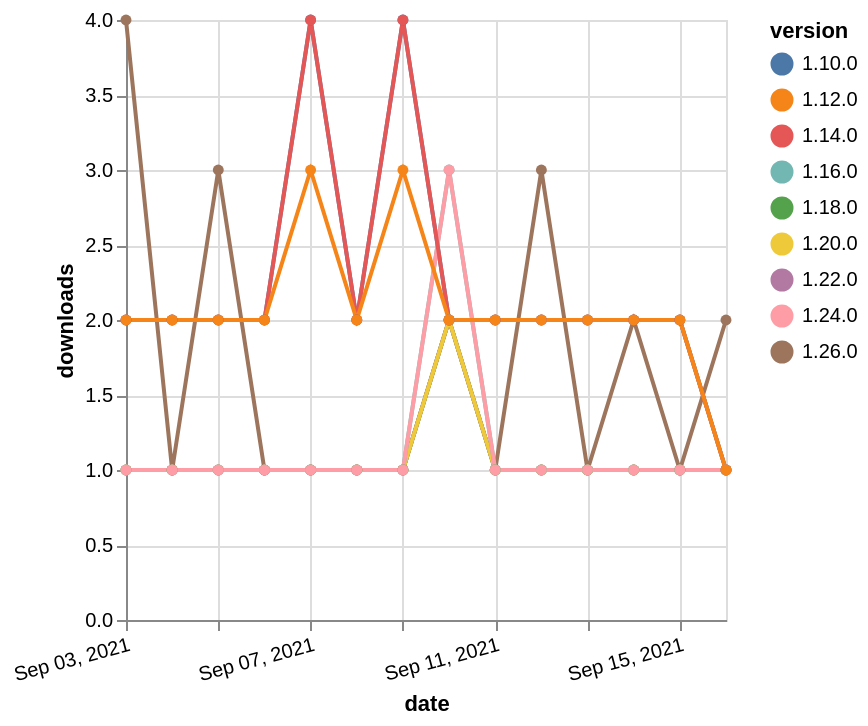

Write a Vega-Lite specification for this figure.
### Vega-Lite specification from a JSON file in a GitHub repository (floating-point values rounded to 4 significant figures)
{"$schema": "https://vega.github.io/schema/vega-lite/v5.json", "description": "A simple bar chart with embedded data.", "data": {"values": [{"date": "2021-09-03", "total": 204, "delta": 1, "version": "1.18.0"}, {"date": "2021-09-04", "total": 205, "delta": 1, "version": "1.18.0"}, {"date": "2021-09-05", "total": 206, "delta": 1, "version": "1.18.0"}, {"date": "2021-09-06", "total": 207, "delta": 1, "version": "1.18.0"}, {"date": "2021-09-07", "total": 208, "delta": 1, "version": "1.18.0"}, {"date": "2021-09-08", "total": 209, "delta": 1, "version": "1.18.0"}, {"date": "2021-09-09", "total": 210, "delta": 1, "version": "1.18.0"}, {"date": "2021-09-10", "total": 212, "delta": 2, "version": "1.18.0"}, {"date": "2021-09-11", "total": 213, "delta": 1, "version": "1.18.0"}, {"date": "2021-09-12", "total": 214, "delta": 1, "version": "1.18.0"}, {"date": "2021-09-13", "total": 215, "delta": 1, "version": "1.18.0"}, {"date": "2021-09-14", "total": 216, "delta": 1, "version": "1.18.0"}, {"date": "2021-09-15", "total": 217, "delta": 1, "version": "1.18.0"}, {"date": "2021-09-16", "total": 218, "delta": 1, "version": "1.18.0"}, {"date": "2021-09-03", "total": 178, "delta": 1, "version": "1.22.0"}, {"date": "2021-09-04", "total": 179, "delta": 1, "version": "1.22.0"}, {"date": "2021-09-05", "total": 180, "delta": 1, "version": "1.22.0"}, {"date": "2021-09-06", "total": 181, "delta": 1, "version": "1.22.0"}, {"date": "2021-09-07", "total": 182, "delta": 1, "version": "1.22.0"}, {"date": "2021-09-08", "total": 183, "delta": 1, "version": "1.22.0"}, {"date": "2021-09-09", "total": 184, "delta": 1, "version": "1.22.0"}, {"date": "2021-09-10", "total": 186, "delta": 2, "version": "1.22.0"}, {"date": "2021-09-11", "total": 187, "delta": 1, "version": "1.22.0"}, {"date": "2021-09-12", "total": 188, "delta": 1, "version": "1.22.0"}, {"date": "2021-09-13", "total": 189, "delta": 1, "version": "1.22.0"}, {"date": "2021-09-14", "total": 190, "delta": 1, "version": "1.22.0"}, {"date": "2021-09-15", "total": 191, "delta": 1, "version": "1.22.0"}, {"date": "2021-09-16", "total": 192, "delta": 1, "version": "1.22.0"}, {"date": "2021-09-03", "total": 3086, "delta": 2, "version": "1.10.0"}, {"date": "2021-09-04", "total": 3088, "delta": 2, "version": "1.10.0"}, {"date": "2021-09-05", "total": 3090, "delta": 2, "version": "1.10.0"}, {"date": "2021-09-06", "total": 3092, "delta": 2, "version": "1.10.0"}, {"date": "2021-09-07", "total": 3096, "delta": 4, "version": "1.10.0"}, {"date": "2021-09-08", "total": 3098, "delta": 2, "version": "1.10.0"}, {"date": "2021-09-09", "total": 3102, "delta": 4, "version": "1.10.0"}, {"date": "2021-09-10", "total": 3104, "delta": 2, "version": "1.10.0"}, {"date": "2021-09-11", "total": 3106, "delta": 2, "version": "1.10.0"}, {"date": "2021-09-12", "total": 3108, "delta": 2, "version": "1.10.0"}, {"date": "2021-09-13", "total": 3110, "delta": 2, "version": "1.10.0"}, {"date": "2021-09-14", "total": 3112, "delta": 2, "version": "1.10.0"}, {"date": "2021-09-15", "total": 3114, "delta": 2, "version": "1.10.0"}, {"date": "2021-09-16", "total": 3115, "delta": 1, "version": "1.10.0"}, {"date": "2021-09-03", "total": 126, "delta": 4, "version": "1.26.0"}, {"date": "2021-09-04", "total": 127, "delta": 1, "version": "1.26.0"}, {"date": "2021-09-05", "total": 130, "delta": 3, "version": "1.26.0"}, {"date": "2021-09-06", "total": 131, "delta": 1, "version": "1.26.0"}, {"date": "2021-09-07", "total": 132, "delta": 1, "version": "1.26.0"}, {"date": "2021-09-08", "total": 133, "delta": 1, "version": "1.26.0"}, {"date": "2021-09-09", "total": 134, "delta": 1, "version": "1.26.0"}, {"date": "2021-09-10", "total": 136, "delta": 2, "version": "1.26.0"}, {"date": "2021-09-11", "total": 137, "delta": 1, "version": "1.26.0"}, {"date": "2021-09-12", "total": 140, "delta": 3, "version": "1.26.0"}, {"date": "2021-09-13", "total": 141, "delta": 1, "version": "1.26.0"}, {"date": "2021-09-14", "total": 143, "delta": 2, "version": "1.26.0"}, {"date": "2021-09-15", "total": 144, "delta": 1, "version": "1.26.0"}, {"date": "2021-09-16", "total": 146, "delta": 2, "version": "1.26.0"}, {"date": "2021-09-03", "total": 207, "delta": 1, "version": "1.20.0"}, {"date": "2021-09-04", "total": 208, "delta": 1, "version": "1.20.0"}, {"date": "2021-09-05", "total": 209, "delta": 1, "version": "1.20.0"}, {"date": "2021-09-06", "total": 210, "delta": 1, "version": "1.20.0"}, {"date": "2021-09-07", "total": 211, "delta": 1, "version": "1.20.0"}, {"date": "2021-09-08", "total": 212, "delta": 1, "version": "1.20.0"}, {"date": "2021-09-09", "total": 213, "delta": 1, "version": "1.20.0"}, {"date": "2021-09-10", "total": 215, "delta": 2, "version": "1.20.0"}, {"date": "2021-09-11", "total": 216, "delta": 1, "version": "1.20.0"}, {"date": "2021-09-12", "total": 217, "delta": 1, "version": "1.20.0"}, {"date": "2021-09-13", "total": 218, "delta": 1, "version": "1.20.0"}, {"date": "2021-09-14", "total": 219, "delta": 1, "version": "1.20.0"}, {"date": "2021-09-15", "total": 220, "delta": 1, "version": "1.20.0"}, {"date": "2021-09-16", "total": 221, "delta": 1, "version": "1.20.0"}, {"date": "2021-09-03", "total": 419, "delta": 1, "version": "1.16.0"}, {"date": "2021-09-04", "total": 420, "delta": 1, "version": "1.16.0"}, {"date": "2021-09-05", "total": 421, "delta": 1, "version": "1.16.0"}, {"date": "2021-09-06", "total": 422, "delta": 1, "version": "1.16.0"}, {"date": "2021-09-07", "total": 423, "delta": 1, "version": "1.16.0"}, {"date": "2021-09-08", "total": 424, "delta": 1, "version": "1.16.0"}, {"date": "2021-09-09", "total": 425, "delta": 1, "version": "1.16.0"}, {"date": "2021-09-10", "total": 428, "delta": 3, "version": "1.16.0"}, {"date": "2021-09-11", "total": 429, "delta": 1, "version": "1.16.0"}, {"date": "2021-09-12", "total": 430, "delta": 1, "version": "1.16.0"}, {"date": "2021-09-13", "total": 431, "delta": 1, "version": "1.16.0"}, {"date": "2021-09-14", "total": 432, "delta": 1, "version": "1.16.0"}, {"date": "2021-09-15", "total": 433, "delta": 1, "version": "1.16.0"}, {"date": "2021-09-16", "total": 434, "delta": 1, "version": "1.16.0"}, {"date": "2021-09-03", "total": 208, "delta": 1, "version": "1.24.0"}, {"date": "2021-09-04", "total": 209, "delta": 1, "version": "1.24.0"}, {"date": "2021-09-05", "total": 210, "delta": 1, "version": "1.24.0"}, {"date": "2021-09-06", "total": 211, "delta": 1, "version": "1.24.0"}, {"date": "2021-09-07", "total": 212, "delta": 1, "version": "1.24.0"}, {"date": "2021-09-08", "total": 213, "delta": 1, "version": "1.24.0"}, {"date": "2021-09-09", "total": 214, "delta": 1, "version": "1.24.0"}, {"date": "2021-09-10", "total": 217, "delta": 3, "version": "1.24.0"}, {"date": "2021-09-11", "total": 218, "delta": 1, "version": "1.24.0"}, {"date": "2021-09-12", "total": 219, "delta": 1, "version": "1.24.0"}, {"date": "2021-09-13", "total": 220, "delta": 1, "version": "1.24.0"}, {"date": "2021-09-14", "total": 221, "delta": 1, "version": "1.24.0"}, {"date": "2021-09-15", "total": 222, "delta": 1, "version": "1.24.0"}, {"date": "2021-09-16", "total": 223, "delta": 1, "version": "1.24.0"}, {"date": "2021-09-03", "total": 2506, "delta": 2, "version": "1.14.0"}, {"date": "2021-09-04", "total": 2508, "delta": 2, "version": "1.14.0"}, {"date": "2021-09-05", "total": 2510, "delta": 2, "version": "1.14.0"}, {"date": "2021-09-06", "total": 2512, "delta": 2, "version": "1.14.0"}, {"date": "2021-09-07", "total": 2516, "delta": 4, "version": "1.14.0"}, {"date": "2021-09-08", "total": 2518, "delta": 2, "version": "1.14.0"}, {"date": "2021-09-09", "total": 2522, "delta": 4, "version": "1.14.0"}, {"date": "2021-09-10", "total": 2524, "delta": 2, "version": "1.14.0"}, {"date": "2021-09-11", "total": 2526, "delta": 2, "version": "1.14.0"}, {"date": "2021-09-12", "total": 2528, "delta": 2, "version": "1.14.0"}, {"date": "2021-09-13", "total": 2530, "delta": 2, "version": "1.14.0"}, {"date": "2021-09-14", "total": 2532, "delta": 2, "version": "1.14.0"}, {"date": "2021-09-15", "total": 2534, "delta": 2, "version": "1.14.0"}, {"date": "2021-09-16", "total": 2535, "delta": 1, "version": "1.14.0"}, {"date": "2021-09-03", "total": 2617, "delta": 2, "version": "1.12.0"}, {"date": "2021-09-04", "total": 2619, "delta": 2, "version": "1.12.0"}, {"date": "2021-09-05", "total": 2621, "delta": 2, "version": "1.12.0"}, {"date": "2021-09-06", "total": 2623, "delta": 2, "version": "1.12.0"}, {"date": "2021-09-07", "total": 2626, "delta": 3, "version": "1.12.0"}, {"date": "2021-09-08", "total": 2628, "delta": 2, "version": "1.12.0"}, {"date": "2021-09-09", "total": 2631, "delta": 3, "version": "1.12.0"}, {"date": "2021-09-10", "total": 2633, "delta": 2, "version": "1.12.0"}, {"date": "2021-09-11", "total": 2635, "delta": 2, "version": "1.12.0"}, {"date": "2021-09-12", "total": 2637, "delta": 2, "version": "1.12.0"}, {"date": "2021-09-13", "total": 2639, "delta": 2, "version": "1.12.0"}, {"date": "2021-09-14", "total": 2641, "delta": 2, "version": "1.12.0"}, {"date": "2021-09-15", "total": 2643, "delta": 2, "version": "1.12.0"}, {"date": "2021-09-16", "total": 2644, "delta": 1, "version": "1.12.0"}]}, "width": "container", "mark": {"type": "line", "point": {"filled": true}}, "encoding": {"x": {"field": "date", "type": "temporal", "timeUnit": "yearmonthdate", "title": "date", "axis": {"labelAngle": -15}}, "y": {"field": "delta", "type": "quantitative", "title": "downloads"}, "color": {"field": "version", "type": "nominal"}, "tooltip": {"field": "delta"}}}
